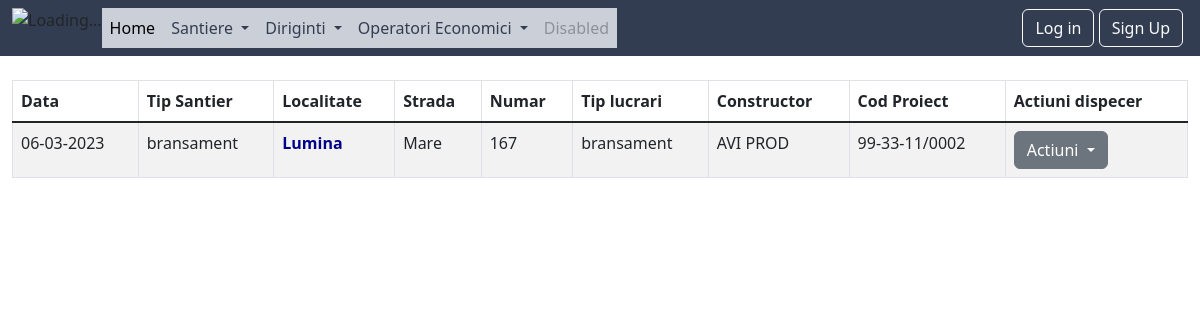
/lista-santiere-dispacer/, run on the app's committed database.
### santiere/models.py (models this page shows, shortened)
class Santier(models.Model):
    tipuri_santier = (
        ('bransament', 'Bransament'), ('extindere', 'Extindere'),
        ('deviere', 'Deviere'), ('sistematizare', 'Sistematizare'),
        ('reabilitare', 'Reabilitare'), ('redimensionare', 'Redimensionare')
    )
    statusuri = (('amanat', 'amanat'), ('in lucru', 'in lucru'), ('executat', 'executat'), ('sistat', 'sistat'))
    data = models.DateField()
    tip_santier = models.CharField(max_length=15, choices=tipuri_santier)
    localitate = models.CharField(max_length=25)
    strada = models.CharField(max_length=40)
    numar = models.CharField(max_length=10, null=True)
    tip_lucrari = models.CharField(max_length=25)
    constructor = models.CharField(max_length=40)
    SDA = models.CharField(max_length=13)
    diriginte = models.ForeignKey(Diriginte, on_delete=models.CASCADE, null=True)
    numar_aparitie =models.IntegerField(null=True)
    status = models.CharField(max_length=10, choices=statusuri, null=True)
    observatie = models.CharField(max_length=150, null=True)
    nota = models.IntegerField(null=True)
    poza1 = models.ImageField(upload_to='img/', null=True)
    poza2 = models.ImageField(upload_to='img/', null=True)
    poza3 = models.ImageField(upload_to='img/', null=True)
    solicitare =models.FileField(upload_to='file', null=True)
    document = models.FileField(upload_to='file/', null=True)

### santiere/views.py (the view)
# urls.py: path('lista-santiere-dispacer/', views.SantiereListView_Dispacer.as_view(), name='ls_dispacer'),
class SantiereListView_Dispacer(ListView):
    template_name = 'santiere/lista_santiere_dispacer.html'
    model = Santier
    context_object_name = 'santiere_fara_diriginte'

### templates/santiere/lista_santiere_dispacer.html (shortened to what this page needs)
{% extends 'base.html' %}
{% block content %}
    <div class="container-fluid">
        <div class="row">
            <div class="col-md-12">
            <br>
                <table class="table table-striped table-bordered" style="background-color: #F4F3EA">
                    <thead>
                        <tr>
                            <th>Data</th>
                            <th>Tip Santier</th>
                            <th>Localitate</th>
                            <th>Strada</th>
                            <th>Numar</th>
                            <th>Tip lucrari</th>
                            <th>Constructor</th>
                            <th>Cod Proiect</th>
                            <th>Actiuni dispecer</th>
                        </tr>
                    </thead>
                    <tbody class="table-group-divider">
                    {% for santier in santiere_fara_diriginte %}
                        {% if not santier.diriginte %}
                        <tr>
                            <td>{{ santier.data|date:'d-m-Y' }}</td>
                            <td>{{ santier.tip_santier }}</td>
                            <td style="font-weight: bolder; color: darkblue">{{ santier.localitate }}</td>
                            <td>{{ santier.strada }}</td>
                            <td>{{ santier.numar }}</td>
                            <td>{{ santier.tip_lucrari }}</td>
                            <td>{{ santier.constructor }}</td>
                            <td>{{ santier.SDA }}</td>
                            <td>
                                <div class="dropdown">
                                    <a class="btn btn-secondary dropdown-toggle" href="#" role="button" data-bs-toggle="dropdown" aria-expanded="false">
                                     Actiuni
                                    </a>
                                </div>
                            </td>
                        </tr>
                        {% endif %}
                    {% endfor %}
                    </tbody>
                </table>
            </div>
        </div>
    </div>
{% endblock %}

### data on the page
Santier: data "06-03-2023", tip_santier "bransament", localitate "Lumina", strada "Mare", numar "167", tip_lucrari "bransament", constructor "AVI PROD", SDA "99-33-11/0002"
